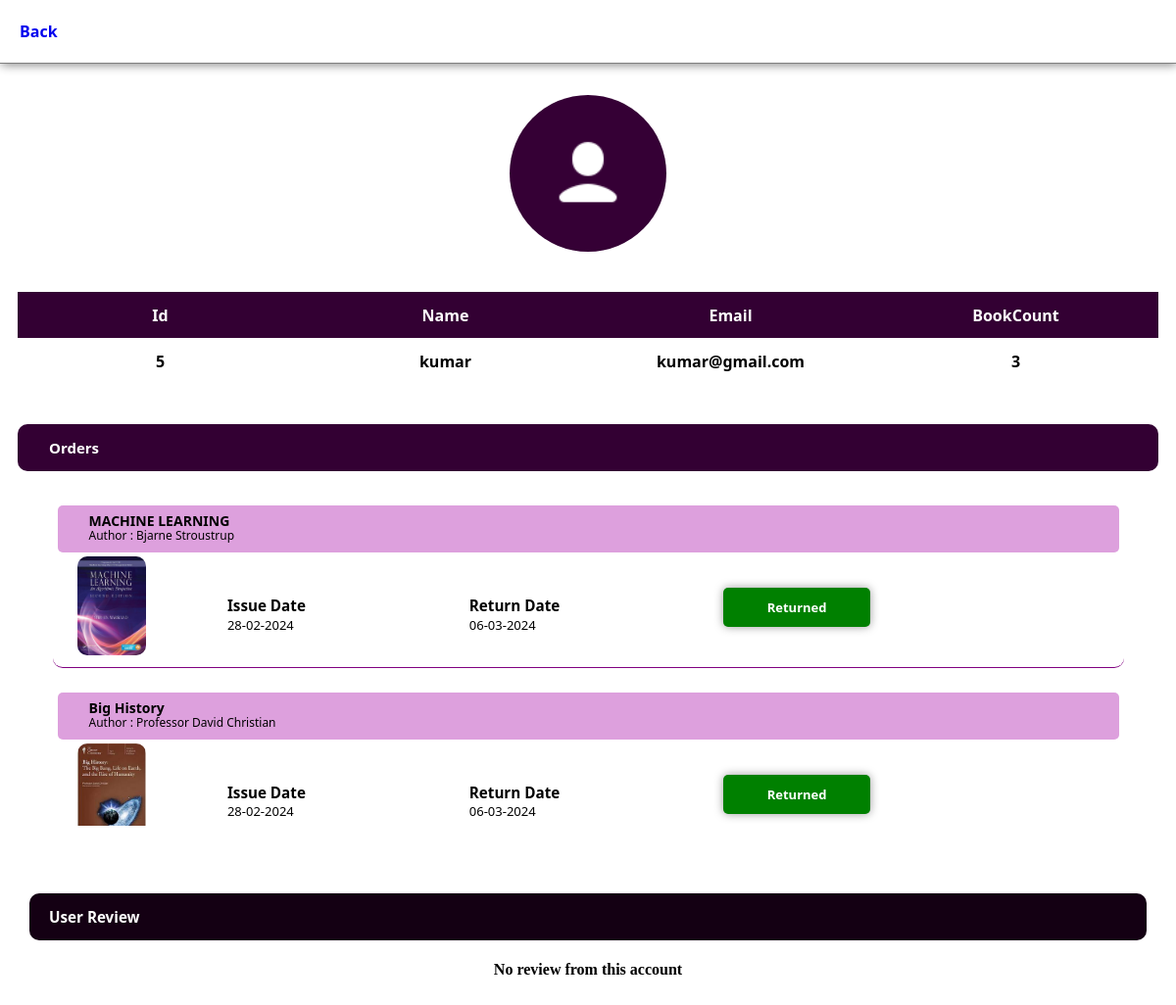
The app's page /lib/userview/?id=kumar&code=5 (signed in) with its own data.
### tables this page shows
CREATE TABLE STUDENT(
id INT PRIMARY KEY NOT NULL,
username TEXT,
password TEXT,
email TEXT, bookcount INTEGER DEFAULT 0);

CREATE TABLE BOOKSTORE(
bookid TEXT PRIMARY KEY NOT NULL,
bookname TEXT,
bookpath TEXT,
author TEXT,
bookposterpath TEXT,
section TEXT,
publishdate TEXT);

CREATE TABLE STATUSBOOK_TABEL(
book_id TEXT,
user_id TEXT,
issue_data TEXT,
return_data TEXT,
book_status NUMERIC, status_id text);

### application/controllers.py (the view)
@App.route("/lib/userview/",methods=["POST","GET"])
def userViewer():
    liblogin = session.get("liblogin")
    if liblogin == True:
        SetCountBookStatus()
        username = request.args.get("id")
        userid = request.args.get("code")
        if username and userid:
            userdata = database.GET_ALL_CONDITION("""select id, username, email,bookcount from STUDENT where id = ? and username = ?""",datas=(userid,username))
            bookdata = database.GET_ALL_CONDITION("""select * from STATUSBOOK_TABEL where user_id = ?""",datas=(userid))
            userReview = database.GET_ALL_CONDITION("""select * from REVIEW where user_id = ?""",(userid,))["data"]
            bookId = [tuple(i[0] for i in bookdata["data"])]
            bookDetail = None
            if len(bookId[0]) > 1:
                bookDetail = database.GET_All("select * from BOOKSTORE where bookid in {}".format(bookId[0]))["data"]
            elif len(bookId[0]) == 1:
                bookDetail = database.GET_ALL_CONDITION(f'select * from BOOKSTORE where bookid = ?',datas=(bookId[0]))["data"]
            else:
                bookDetail = []
            fulldata = {"user":userdata["data"],"book":bookdata["data"],"bookdetail":bookDetail,"review":userReview}
            return render_template("userView.html",detail = fulldata)
        else:
            return "sorry"
    return redirect(url_for("LibLogin"))

### application/controllers.py (called while the page is built)
def SetCountBookStatus():
    try:
        userId = database.GET_All("""select id from STUDENT""")["data"]
        for key in userId:
            data = database.GET_ALL_CONDITION("""select book_id from STATUSBOOK_TABEL where user_id = ? and book_status = 1""",(key[0],))["data"]
            count = len(data)
            setCount = database.UpdateCmd("""update STUDENT set bookcount = ? where id = ?""",(count,key[0]))
    except Exception as err:
        print(err)

    def GET_All(self,query):
        try :
            cur = self.connect.cursor()
            cur.execute(query)
            data = cur.fetchall()
            self.connect.commit()
            return {"status":"good","data":data}
        except sqlite3.Error as err:
            print("err in get_all book function")
            print("ERROR is : ",err)
        finally:
            cur.close()

    def GET_ALL_CONDITION(self,query,datas):
        try :
            cur = self.connect.cursor()
            cur.execute(query,datas)
            data = cur.fetchall()
            self.connect.commit()
            return {"status":"good","data":data}
        except sqlite3.Error as err:
            print("err in get_all book function")
            print("ERROR is : ",err)
        finally:
            cur.close()

    def UpdateCmd(self,query,data):
        try:
            cur = self.connect.cursor()
            cur.execute(query,data)
            self.connect.commit()
            cur.close()
            return {"status":"done"}
        except sqlite3.Error as err:
            print("error",err)
            return {"status":"err"}
        finally:
            print("completed")

### templates/userView.html (shortened to what this page needs)
<!DOCTYPE html>
<html lang="en">
<head>
    <link rel="stylesheet" href="{{url_for('static',filename="./style/page.css")}}">
</head>
<body>
    <div class="main-user">
        <div class="main-user-head">
            <h3><a href="/lib/dashlib">Back</a></h3>
        </div>
        <div class="main-user-body">
            <div class="user-acc-details">
                <div class="img-con">
                    <img src="{{url_for('static',filename="./assets/account.png")}}"/>
                </div>
                <div class="details-con">
                    <table>
                        <tr>
                            <th>Id</th>
                            <th>Name</th>
                            <th>Email</th>
                            <th>BookCount</th>
                        </tr>
                        <tr>
                            {% for i in detail["user"][0] %}
                                <td>{{i}}</td>
                            {% endfor %}
                        </tr>
                    </table>
                </div>
            </div>
            <div class="history-book">
                <div class="history-book-head">
                    <h3>Orders</h3>
                </div>
                <div class="history-book-body">
                    {% if detail["book"] != [] %}
                        {% for i in detail["book"] %}
                            <div class="book-detail-con" >
                                {% for j in detail["bookdetail"] %}
                                    {% if j[0] == i[0] %}
                                        <div class="details-book">
                                            <h3>{{j[1]}}</h3>
                                            <label>Author : {{j[3]}}</label>
                                        </div>
                                        <div class="book-img-con">
                                            <div>
                                                <img src="{{url_for('static',filename=j[4])}}"/>
                                            </div>
                                            <div class="date-con">
                                                <div class="issue-date-con">
                                                    <h3>Issue Date</h3>
                                                    <label>{{i[2]}}</label>
                                                </div>
                                                <div class="issue-date-con">
                                                    <h3>Return Date</h3>
                                                    <label>{{i[3]}}</label>
                                                </div>
                                                <div class="status-con">
                                                    {% if i[4] == 1 %}
                                                        <button type="button" class="not-return"><a href="/lib/userbook/remove/?id={{detail["user"][0][0]}}&bookid={{i[0]}}&issD={{i[2]}}&retD={{i[3]}}">Not Returned</a></button>
                                                    {% else %}
                                                        <button type="button" class="returned" disabled><a >Returned</a></button>
                                                    {% endif %}
                                                </div>
                                            </div>
                                        </div>
                                    {% endif %}
                                {% endfor %}
                            </div>
                        {% endfor %}
                    {% else %}
                            <div class="empty-con">
                                <h2>No book's Barrowed!</h2>
                            </div>
                    {% endif %}
                </div>
            </div>
            <div class="userreview-book">
                <div class="userreview-head">
                    <h3>User Review</h3>
                </div>
                <div class="userreview-body">
                    {% if detail["review"]|length > 0 %}
                        {% for rev in detail["review"] %}
                            <div class="review-con-lib">
                                    {% for book in detail["bookdetail"] %}
                                        {% if rev[1] == book[0] %}
                                            <div class="review-con-head-lib">
                                                <img src="{{url_for("static",filename=book[4])}}">
                                                <h4>Review for {{book[1]}}</h4>
                                            </div>
                                        {% endif %}
                                    {% endfor %}
                                <div class="review-lib-body">
                                    <div class="sub-rev">
                                        <h3>{{rev[4]}}</h3>
                                        <div class="rating-review-lib">
                                            <img src="{{url_for("static",filename="./assets/star.png")}}">
                                            <h4>{{rev[3]}} Rating</h4>
                                        </div>
                                    </div>
                                    <p>Updated {{rev[5]}}</p>
                                </div>
                            </div>
                        {% endfor %}
                    {% else %}
                        <h4 style="text-align: center;">No review from this account</h4>
                    {% endif %}
                </div>
            </div>
        </div>
    </div>
</body>
</html>

### static/style/page.css (style rules this page uses)
body { margin: 0px; }
.img-con img { width: 250px; }
.main-user-head { display: flex; align-items: center; }
.main-user-head h3 a { font-size: 16px; font-family: 'Segoe UI', Tahoma, Geneva, Verdana, sans-serif; font-weight: 600; text-decoration: none; margin-left: 20px; }
.main-user { width: 100%; height: 100vh; background-color: rgb(255, 255, 255); }
.main-user-head { width: 100%; height: 4rem; background-color: white; box-shadow: 1px 1px 10px gray; border-bottom: 1px solid gray; }
.main-user-body { width: 100%; height: 30rem; background-color: rgba(0, 255, 255, 0); margin-top: 2rem; }
.user-acc-details, .history-book { width: 100%; display: flex; align-items: center; flex-direction: column; justify-content: center; }
.user-acc-details .img-con { width: 10rem; height: 10rem; background-color: rgb(53, 0, 53); display: flex; align-items: center; justify-content: center; border-radius: 50%; }
.user-acc-details .img-con img { width: 80px; }
.user-acc-details .details-con { width: 97%; height: 5rem; margin: 3rem auto; display: flex; align-items: center; justify-content: center; flex-direction: column; background-color: rgba(0, 255, 255, 0); }
.user-acc-details .details-con table { width: 100%; border-collapse: collapse; font-family: 'Segoe UI', Tahoma, Geneva, Verdana, sans-serif; }
.user-acc-details .details-con table tr th, .user-acc-details .details-con table tr td { text-align: center; height: 45px; font-weight: 600; }
.user-acc-details .details-con table tr th { background-color: rgb(51, 0, 51); color: white; width: 20%; }
.history-book-head { width: 97%; background-color: rgb(51, 0, 51); height: 3rem; display: flex; align-items: center; justify-content: start; color: white; border-radius: 10px; }
.history-book-head h3 { margin-left: 2rem; font-size: 15px; font-family: 'Segoe UI', Tahoma, Geneva, Verdana, sans-serif; }
.history-book-body { width: 95%; margin-top: 10px; height: 22rem; margin-bottom: 10rem; overflow-y: scroll; overflow-x: hidden; }
.book-detail-con .book-img-con img { width: 70px; margin-left: 20px; border-radius: 10px; }
.book-img-con { margin-top: 4px; width: 95%; background-color: rgba(0, 255, 255, 0); display: flex; flex-direction: row; font-family: 'Segoe UI', Tahoma, Geneva, Verdana, sans-serif; font-size: 13px; }
.date-con { width: 80%; display: flex; flex-direction: row; align-items: center; justify-content: space-around; }
.date-con div { display: flex; align-items: start; justify-content: center; flex-direction: column; line-height: 4px; }
.details-book { width: 100%; height: 3rem; border-radius: 5px; background-color: plum; display: flex; align-items: start; justify-content: center; font-family: 'Segoe UI', Tahoma, Geneva, Verdana, sans-serif; font-size: 12px; flex-direction: column; }
.not-return, .returned { width: 150px; height: 40px; border-radius: 5px; box-shadow: 0px 0px 10px rgb(155, 155, 155); border-style: none; background-color: red; font-size: 13px; font-family: 'Segoe UI', Tahoma, Geneva, Verdana, sans-serif; font-weight: 600; color: white; }
.not-return a, .returned a { text-decoration: none; color: white; }
.returned { background-color: green; }
.details-book h3 { margin-left: 2rem; line-height: 4px; }
.details-book label { margin-left: 2rem; position: relative; bottom: 10px; }
.book-detail-con { width: 95%; height: 10rem; background-color: rgba(0, 255, 255, 0); padding: 5px; border-bottom: 1px solid purple; border-radius: 10px; margin: 20px auto; }
.userreview-book { width: 95%; background-color: rgb(255, 255, 255); margin: 1rem auto; margin-bottom: 16rem; position: relative; bottom: 7rem; padding: 5px; }
.userreview-head { width: 100%; height: 3rem; background-color: rgb(20, 0, 19); color: white; font-family: 'Segoe UI', Tahoma, Geneva, Verdana, sans-serif; font-size: 13px; align-items: center; display: flex; border-radius: 10px; }
.userreview-head h3 { margin-left: 20px; }

### records on screen
STUDENT: username "kumar", email "kumar@gmail.com"
STATUSBOOK_TABEL: issue_data "28-02-2024", return_data "06-03-2024"
BOOKSTORE: bookname "MACHINE LEARNING", author "Bjarne Stroustrup", bookposterpath (picture)
STATUSBOOK_TABEL: issue_data "28-02-2024", return_data "06-03-2024"
BOOKSTORE: bookname "Big History", author "Professor David Christian", bookposterpath (picture)

### other values on screen
{{ i }} "5" "3"
